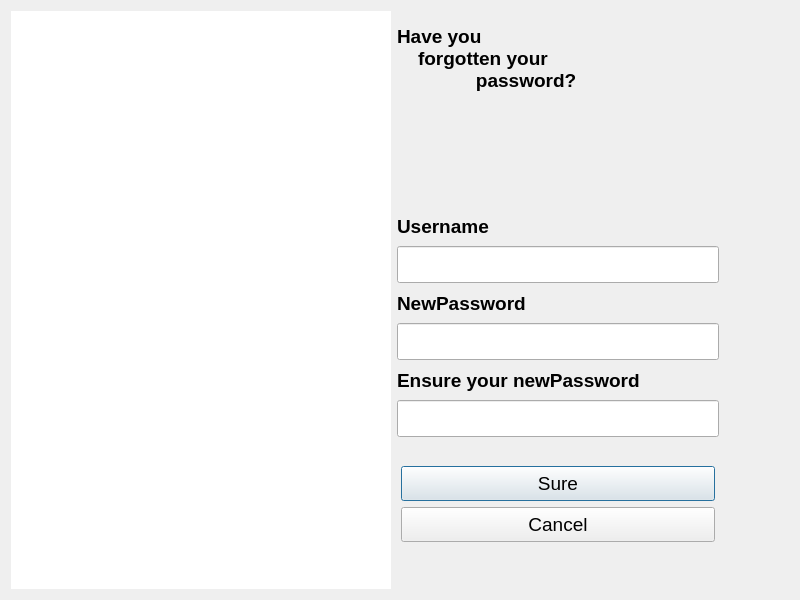
<?xml version="1.0" encoding="UTF-8"?>
<ui version="4.0">
 <class>Dlg_forget</class>
 <widget class="QDialog" name="Dlg_forget">
  <property name="geometry">
   <rect>
    <x>0</x>
    <y>0</y>
    <width>800</width>
    <height>600</height>
   </rect>
  </property>
  <property name="minimumSize">
   <size>
    <width>800</width>
    <height>600</height>
   </size>
  </property>
  <property name="maximumSize">
   <size>
    <width>800</width>
    <height>600</height>
   </size>
  </property>
  <property name="windowTitle">
   <string>Dialog</string>
  </property>
  <layout class="QGridLayout" name="gridLayout_2">
   <item row="8" column="1">
    <widget class="QWidget" name="widget" native="true">
     <property name="maximumSize">
      <size>
       <width>16777215</width>
       <height>100</height>
      </size>
     </property>
     <layout class="QGridLayout" name="gridLayout">
      <property name="leftMargin">
       <number>4</number>
      </property>
      <property name="topMargin">
       <number>4</number>
      </property>
      <property name="rightMargin">
       <number>4</number>
      </property>
      <property name="bottomMargin">
       <number>1</number>
      </property>
      <property name="horizontalSpacing">
       <number>4</number>
      </property>
      <property name="verticalSpacing">
       <number>6</number>
      </property>
      <item row="1" column="0">
       <widget class="QPushButton" name="btn_forget_sure">
        <property name="minimumSize">
         <size>
          <width>0</width>
          <height>35</height>
         </size>
        </property>
        <property name="font">
         <font>
          <pointsize>14</pointsize>
         </font>
        </property>
        <property name="text">
         <string>Sure</string>
        </property>
       </widget>
      </item>
      <item row="2" column="0">
       <widget class="QPushButton" name="btn_forget_cancel">
        <property name="minimumSize">
         <size>
          <width>0</width>
          <height>35</height>
         </size>
        </property>
        <property name="font">
         <font>
          <pointsize>14</pointsize>
         </font>
        </property>
        <property name="text">
         <string>Cancel</string>
        </property>
       </widget>
      </item>
      <item row="0" column="0">
       <spacer name="verticalSpacer_2">
        <property name="orientation">
         <enum>Qt::Vertical</enum>
        </property>
        <property name="sizeHint" stdset="0">
         <size>
          <width>20</width>
          <height>40</height>
         </size>
        </property>
       </spacer>
      </item>
     </layout>
    </widget>
   </item>
   <item row="6" column="1">
    <widget class="QLabel" name="lb_Ensure">
     <property name="maximumSize">
      <size>
       <width>16777215</width>
       <height>28</height>
      </size>
     </property>
     <property name="font">
      <font>
       <pointsize>14</pointsize>
       <bold>true</bold>
      </font>
     </property>
     <property name="text">
      <string>Ensure your newPassword</string>
     </property>
    </widget>
   </item>
   <item row="4" column="1">
    <widget class="QLabel" name="lb_newPassword">
     <property name="maximumSize">
      <size>
       <width>16777215</width>
       <height>28</height>
      </size>
     </property>
     <property name="font">
      <font>
       <pointsize>14</pointsize>
       <bold>true</bold>
      </font>
     </property>
     <property name="text">
      <string>NewPassword</string>
     </property>
    </widget>
   </item>
   <item row="3" column="1">
    <widget class="QLineEdit" name="le_user">
     <property name="minimumSize">
      <size>
       <width>322</width>
       <height>37</height>
      </size>
     </property>
     <property name="maximumSize">
      <size>
       <width>322</width>
       <height>16777215</height>
      </size>
     </property>
     <property name="echoMode">
      <enum>QLineEdit::Password</enum>
     </property>
    </widget>
   </item>
   <item row="5" column="1">
    <widget class="QLineEdit" name="le_newPassword">
     <property name="minimumSize">
      <size>
       <width>0</width>
       <height>37</height>
      </size>
     </property>
     <property name="maximumSize">
      <size>
       <width>322</width>
       <height>16777215</height>
      </size>
     </property>
    </widget>
   </item>
   <item row="5" column="2">
    <spacer name="horizontalSpacer">
     <property name="orientation">
      <enum>Qt::Horizontal</enum>
     </property>
     <property name="sizeType">
      <enum>QSizePolicy::Minimum</enum>
     </property>
     <property name="sizeHint" stdset="0">
      <size>
       <width>70</width>
       <height>20</height>
      </size>
     </property>
    </spacer>
   </item>
   <item row="9" column="1">
    <spacer name="verticalSpacer">
     <property name="orientation">
      <enum>Qt::Vertical</enum>
     </property>
     <property name="sizeType">
      <enum>QSizePolicy::Maximum</enum>
     </property>
     <property name="sizeHint" stdset="0">
      <size>
       <width>20</width>
       <height>40</height>
      </size>
     </property>
    </spacer>
   </item>
   <item row="7" column="1">
    <widget class="QLineEdit" name="le_Ensure">
     <property name="minimumSize">
      <size>
       <width>0</width>
       <height>37</height>
      </size>
     </property>
     <property name="maximumSize">
      <size>
       <width>322</width>
       <height>16777215</height>
      </size>
     </property>
    </widget>
   </item>
   <item row="0" column="0" rowspan="10">
    <widget class="QLabel" name="lb_image">
     <property name="minimumSize">
      <size>
       <width>350</width>
       <height>550</height>
      </size>
     </property>
     <property name="styleSheet">
      <string notr="true">background-color: rgb(255, 255, 255);</string>
     </property>
     <property name="text">
      <string/>
     </property>
    </widget>
   </item>
   <item row="2" column="1">
    <widget class="QLabel" name="lb_user">
     <property name="maximumSize">
      <size>
       <width>16777215</width>
       <height>28</height>
      </size>
     </property>
     <property name="font">
      <font>
       <pointsize>14</pointsize>
       <bold>true</bold>
      </font>
     </property>
     <property name="text">
      <string>Username</string>
     </property>
    </widget>
   </item>
   <item row="0" column="1">
    <widget class="QLabel" name="lb_title">
     <property name="font">
      <font>
       <pointsize>14</pointsize>
       <bold>true</bold>
      </font>
     </property>
     <property name="text">
      <string>Have you 
    forgotten your 
               password?</string>
     </property>
    </widget>
   </item>
  </layout>
 </widget>
 <resources/>
 <connections/>
</ui>
